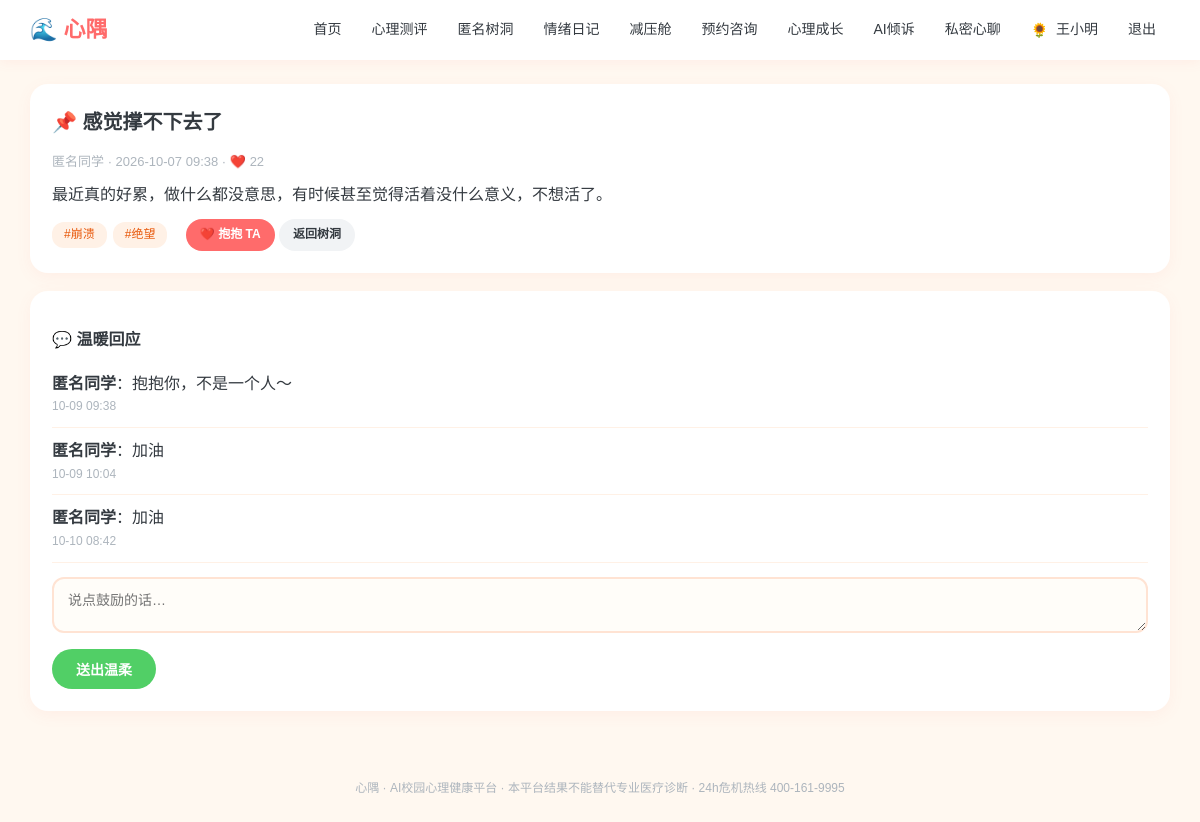
The app's page /treehole/6 (signed in), older data.
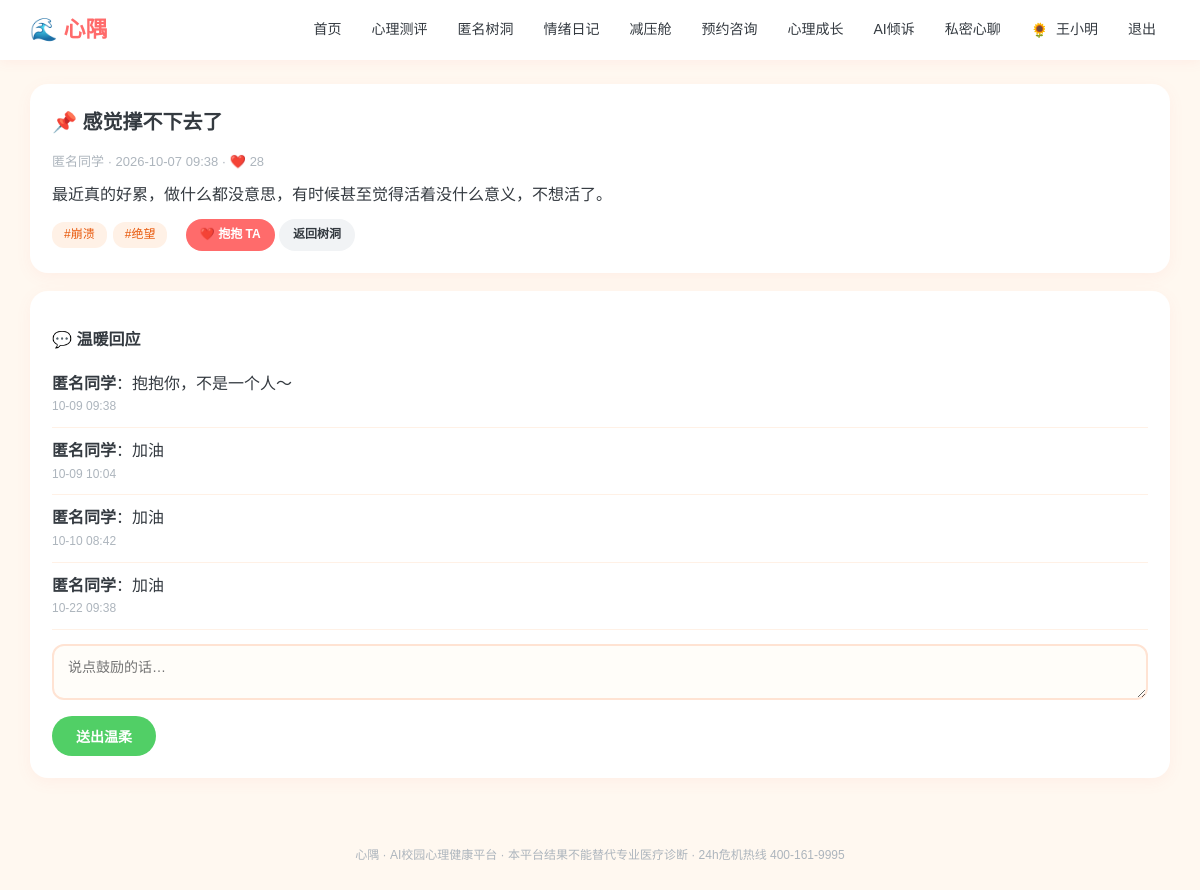
The same page, newer data.
### models.py (models this page shows)
class TreePost(db.Model):
    __tablename__ = "tree_posts"
    id = db.Column(db.Integer, primary_key=True)
    user_id = db.Column(db.Integer, db.ForeignKey("users.id"))
    nickname = db.Column(db.String(64), default="匿名同学")
    title = db.Column(db.String(128))
    content = db.Column(db.Text)
    tags = db.Column(db.String(128), default="")
    likes = db.Column(db.Integer, default=0)
    media_kind = db.Column(db.String(16), default="")   #image/audio/video
    media_url = db.Column(db.String(256), default="")
    crisis_flag = db.Column(db.Boolean, default=False)
    hidden = db.Column(db.Boolean, default=False, server_default="0")    #学生端仅自己可见
    created_at = db.Column(db.DateTime, default=datetime.now)

class TreeComment(db.Model):
    __tablename__ = "tree_comments"
    id = db.Column(db.Integer, primary_key=True)
    post_id = db.Column(db.Integer, db.ForeignKey("tree_posts.id"))
    nickname = db.Column(db.String(64), default="匿名同学")
    content = db.Column(db.Text)
    created_at = db.Column(db.DateTime, default=datetime.now)

### app.py (the view)
@app.route("/treehole/<int:pid>", methods=["GET", "POST"])
@login_required()
def treehole_detail(u, pid):
    p = db.session.get(TreePost, pid)
    if not p:
        return redirect(url_for("treehole"))
    if p.hidden and p.user_id != u.id:
        return redirect(url_for("treehole"))
    if request.method == "POST":
        c = TreeComment(post_id=pid, nickname="匿名同学",content=request.form.get("content", "").strip())
        db.session.add(c)
        db.session.commit()
        return redirect(url_for("treehole_detail", pid=pid))
    comments = TreeComment.query.filter_by(post_id=pid).order_by(TreeComment.id).all()
    return render_template("detail.html", u=u, p=p, comments=comments)

### app.py (called while the page is built)
def login_required(role=None):
    def decor(f):
        @wraps(f)
        def wrapper(*args,**kwargs):
            uid = session.get("uid")
            if not uid:
                return redirect(url_for("login", next=request.path))
            u = db.session.get(User, uid)
            if not u:
                session.clear()
                return redirect(url_for("login"))
            if not u.profile_completed and request.endpoint not in (
                    "profile", "logout", "static", "avatar_upload"):
                flash("首次登录请先完善你的基本信息", "warn")
                return redirect(url_for("profile"))
            if role and u.role != role:
                flash("该页面需要相应权限", "warn")
                return redirect(url_for("index"))
            return f(u, *args, **kwargs)
        return wrapper
    return decor

### templates/detail.html (shortened to what this page needs)
{% extends "base.html" %}
{% block body %}
<div class="card">
  <h2>📌 {{ p.title }}</h2>
  <div style="color:#adb5bd;font-size:13px;margin-bottom:10px">{{ p.nickname }} · {{ p.created_at.strftime('%Y-%m-%d %H:%M') }} · ❤️ {{ p.likes }}</div>
  <p style="white-space:pre-wrap">{{ p.content }}</p>
  <p style="margin-top:10px">
    {% for t in p.tags.split() %}<span class="tag">#{{ t }}</span>{% endfor %}
    <a class="btn btn-sm" style="margin-left:8px" href="{{ url_for('treehole_like', pid=p.id) }}">❤️ 抱抱 TA</a>
    <a class="btn btn-ghost btn-sm" href="{{ url_for('treehole') }}">返回树洞</a>
  </p>
</div>
<div class="card">
  <h3>💬 温暖回应</h3>
  {% for c in comments %}
  <div style="padding:10px 0;border-bottom:1px solid #fff1e6">
    <b>{{ c.nickname }}</b>：{{ c.content }}
    <div style="color:#adb5bd;font-size:12px">{{ c.created_at.strftime('%m-%d %H:%M') }}</div>
  </div>
  {% else %}<p style="color:#adb5bd">还没有回应，做第一个温暖TA的人吧。</p>{% endfor %}
  <form method="post" style="margin-top:14px">
    <textarea name="content" rows="2" placeholder="说点鼓励的话…" required></textarea>
    <button class="btn btn-mint" style="margin-top:8px">送出温柔</button>
  </form>
</div>
{% endblock %}

Row changes from the older to the newer data that the page shows:
changed TreePost "感觉撑不下去了": likes "22" → "28"
added TreeComment: nickname "匿名同学", content "加油", created_at "10-22 09:38"
